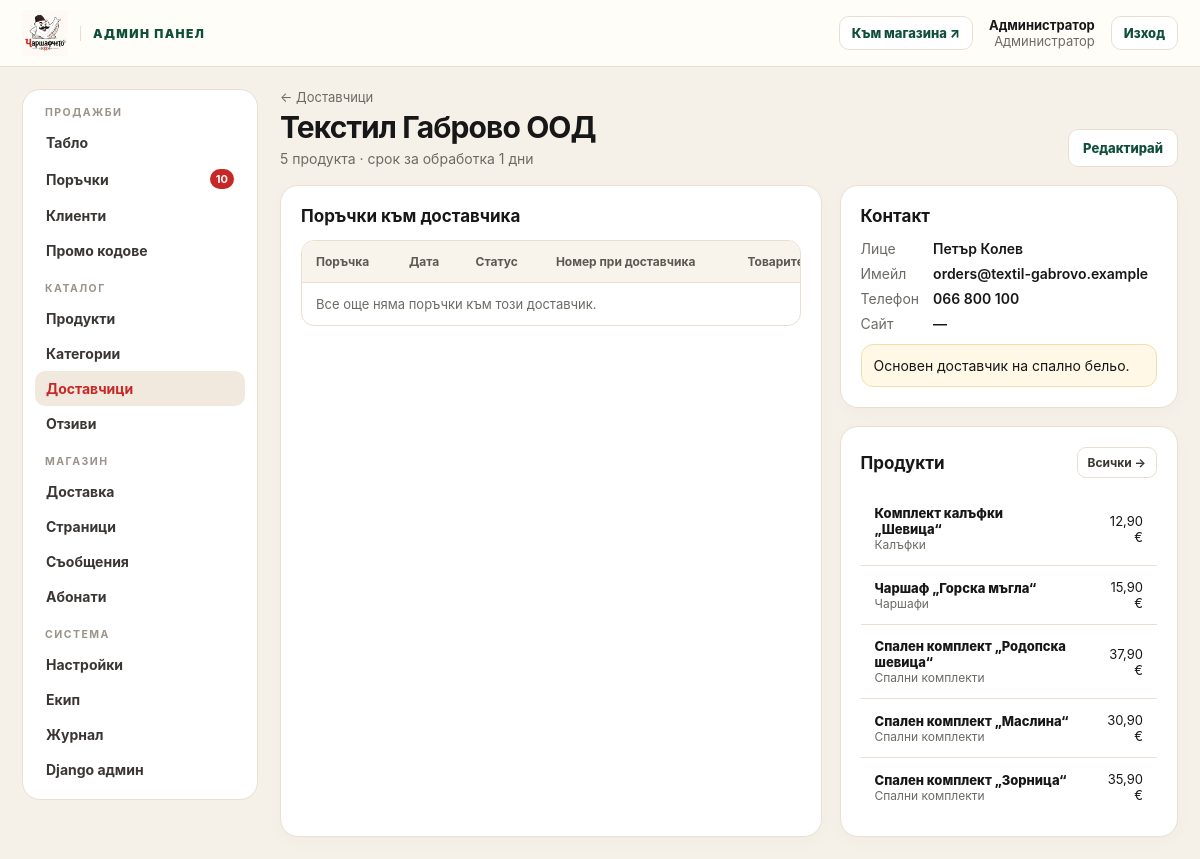
The page /dashboard/suppliers/1/ (signed in) on the database as committed earlier.
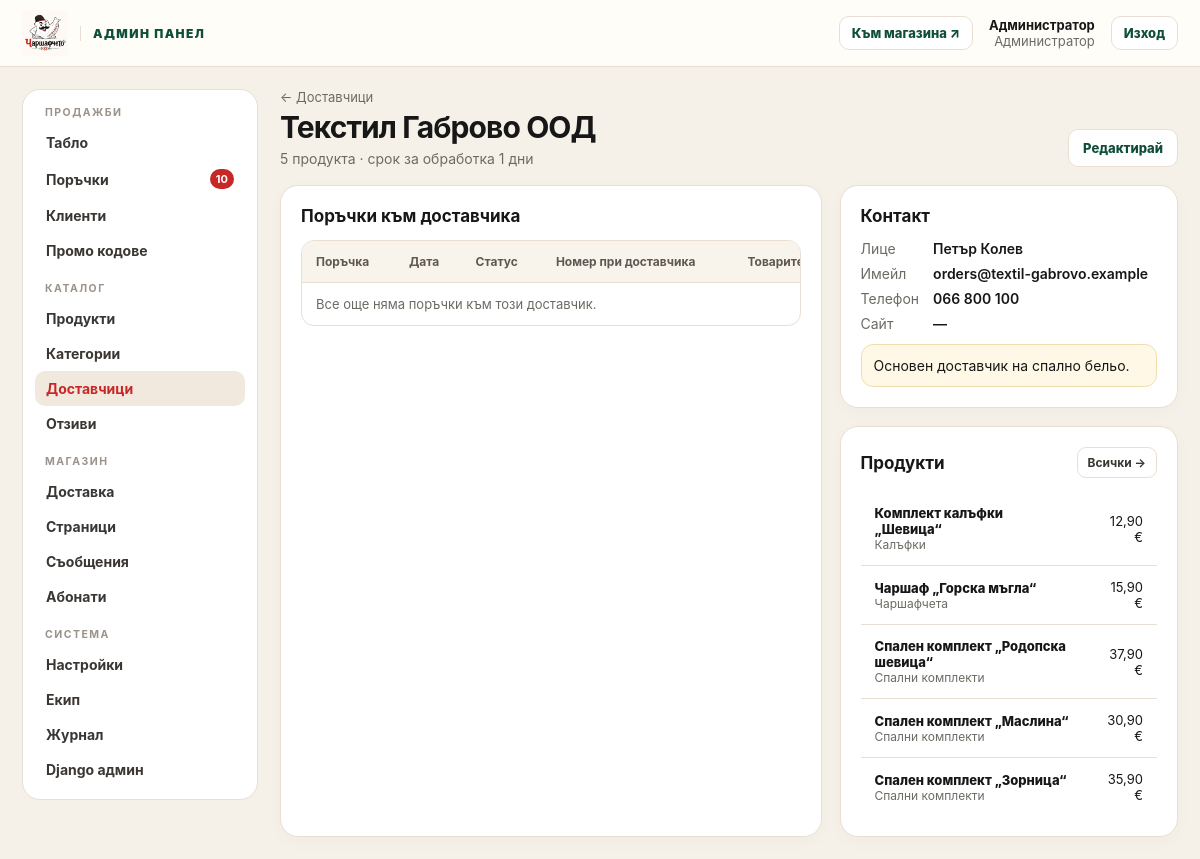
The same page on the database as committed later.
### catalog/models.py (models this page shows, shortened)
class Product(models.Model):
    name = models.CharField("име", max_length=200)
    slug = models.SlugField(unique=True, max_length=220, blank=True)
    sku = models.CharField("артикулен номер", max_length=60, unique=True, blank=True, null=True)
    category = models.ForeignKey(
        Category, on_delete=models.PROTECT, related_name="products", verbose_name="категория"
    )
    supplier = models.ForeignKey(
        Supplier, null=True, blank=True, on_delete=models.SET_NULL, related_name="products", verbose_name="доставчик"
    )
    supplier_url = models.URLField("линк към продукта при доставчика", blank=True)
    short_description = models.CharField("кратко описание", max_length=300, blank=True)
    description = models.TextField("описание", blank=True)
    price = models.DecimalField(
        "цена", max_digits=10, decimal_places=2, validators=[MinValueValidator(Decimal("0.01"))]
    )
    compare_at_price = models.DecimalField(
        "стара цена", max_digits=10, decimal_places=2, null=True, blank=True,
        help_text="Показва се зачеркната, когато продуктът е в промоция.",
    )
    cost_price = models.DecimalField(
        "доставна цена", max_digits=10, decimal_places=2, null=True, blank=True,
        help_text="Цената, която плащате на доставчика. Използва се за изчисляване на печалбата.",
    )
    material = models.CharField("материя", max_length=120, blank=True)
    pieces = models.CharField("комплект", max_length=60, blank=True)
    color = models.CharField("цвят", max_length=80, blank=True)
    care = models.CharField("поддръжка", max_length=200, blank=True, default="Пране на 40°C, без белина")
    badge = models.CharField("етикет", max_length=30, blank=True, help_text="Напр. „Ново“ или „Най-продаван“.")
    track_inventory = models.BooleanField(
        "следи наличност",
        default=True,
        help_text="Изключете, ако наличността се управлява изцяло от доставчика.",
    )
    is_active = models.BooleanField("публикуван", default=True)
    is_featured = models.BooleanField("препоръчан на началната страница", default=False)
    meta_title = models.CharField("SEO заглавие", max_length=160, blank=True)
    meta_description = models.CharField("SEO описание", max_length=300, blank=True)
    rating_avg = models.DecimalField(max_digits=3, decimal_places=2, default=0)
    rating_count = models.PositiveIntegerField(default=0)
    sales_count = models.PositiveIntegerField(default=0)
    search_text = models.TextField(editable=False, blank=True, help_text="Lower-cased text used for search.")
    created_at = models.DateTimeField(auto_now_add=True)
    updated_at = models.DateTimeField(auto_now=True)
    objects = ProductQuerySet.as_manager()
    class Meta:
        ordering = ["-created_at"]
        verbose_name = "продукт"
        verbose_name_plural = "продукти"
        indexes = [models.Index(fields=["is_active", "category"]), models.Index(fields=["-sales_count"])]

class Category(models.Model):
    name = models.CharField("име", max_length=100)
    slug = models.SlugField(unique=True, max_length=120, blank=True)
    parent = models.ForeignKey(
        "self", null=True, blank=True, on_delete=models.SET_NULL, related_name="children", verbose_name="родител"
    )
    tagline = models.CharField("подзаглавие", max_length=160, blank=True)
    description = models.TextField("описание", blank=True)
    image = models.ImageField("изображение", upload_to="categories/", blank=True)
    is_active = models.BooleanField("активна", default=True)
    show_in_menu = models.BooleanField("в главното меню", default=True)
    position = models.PositiveIntegerField("подредба", default=0)
    class Meta:
        ordering = ["position", "name"]
        verbose_name = "категория"
        verbose_name_plural = "категории"

### core/models.py (models this page shows, shortened)
class SiteSettings(models.Model):
    CURRENCY_CHOICES = [("EUR", "EUR (€)"), ("BGN", "BGN (лв.)")]
    store_name = models.CharField("име на магазина", max_length=80, default="Чаршафчето")
    tagline = models.CharField("слоган", max_length=160, default="Повече уют в живота")
    announcement = models.CharField(
        "лента с обява",
        max_length=200,
        blank=True,
        default="🚚 Безплатна доставка за поръчки над 50 € · 14 дни право на връщане",
    )
    currency = models.CharField("валута", max_length=3, choices=CURRENCY_CHOICES, default="EUR")
    show_secondary_currency = models.BooleanField(
        "показвай и цена в лева", default=True, help_text="Двойно обозначаване EUR / BGN по фиксирания курс."
    )
    free_shipping_threshold = models.DecimalField(
        "безплатна доставка над", max_digits=10, decimal_places=2, default=Decimal("50.00")
    )
    vat_rate = models.DecimalField("ДДС %", max_digits=5, decimal_places=2, default=Decimal("20.00"))
    prices_include_vat = models.BooleanField("цените са с ДДС", default=True)
    low_stock_threshold = models.PositiveIntegerField("праг за ниска наличност", default=5)
    contact_email = models.EmailField("имейл за контакт", default="info@charshafcheto.bg")
    orders_email = models.EmailField("имейл за известия за поръчки", default="orders@charshafcheto.bg")
    contact_phone = models.CharField("телефон", max_length=40, default="0888 123 456")
    address = models.CharField("адрес", max_length=200, default="България")
    company_name = models.CharField("фирма", max_length=120, blank=True)
    company_eik = models.CharField("ЕИК", max_length=20, blank=True)
    bank_iban = models.CharField("IBAN за банков превод", max_length=40, blank=True)
    bank_name = models.CharField("банка", max_length=80, blank=True)
    facebook_url = models.URLField(blank=True)
    instagram_url = models.URLField(blank=True)
    meta_description = models.CharField(
        "SEO описание",
        max_length=300,
        default="Спални комплекти, чаршафи, калъфки и завивки с български дух.",
    )
    updated_at = models.DateTimeField(auto_now=True)
    CACHE_KEY = "site_settings"
    class Meta:
        verbose_name = "настройки на магазина"
        verbose_name_plural = "настройки на магазина"
    @classmethod
    def load(cls):
        obj = cache.get(cls.CACHE_KEY)
        if obj is None:
            obj, _ = cls.objects.get_or_create(pk=1)
            cache.set(cls.CACHE_KEY, obj, 300)
        return obj
    @property
    def currency_symbol(self):
        return "€" if self.currency == "EUR" else "лв."

### dashboard/views/crud.py (the view)
# urls.py: path("suppliers/<int:pk>/", crud.supplier_detail, name="supplier_detail"),
@staff_required
def supplier_detail(request, pk):
    supplier = get_object_or_404(Supplier, pk=pk)
    return render(request, "dashboard/suppliers/detail.html", {
        "supplier": supplier,
        "products": supplier.products.select_related("category").prefetch_related("images")[:50],
        "n_products": supplier.products.count(),
        "page": paginate(request, supplier.supplier_orders.select_related("order")),
    })

### core/context_processors.py (called while the page is built)
def store(request):
    if request.path.startswith(("/static/", "/media/")):
        return {}
    wishlist_ids = set()
    if request.user.is_authenticated:
        wishlist_ids = set(WishlistItem.objects.filter(user=request.user).values_list("product_id", flat=True))
    else:
        wishlist_ids = set(request.session.get("wishlist", []))
    return {
        "store": SiteSettings.load(),
        "cart": Cart(request),
        "wishlist_ids": wishlist_ids,
        "menu_categories": Category.objects.filter(is_active=True, show_in_menu=True, parent__isnull=True),
        "footer_pages": Page.objects.filter(show_in_footer=True),
        "card_payments_enabled": bool(settings.STRIPE_SECRET_KEY),
        "SITE_URL": settings.SITE_URL,
    }

### core/templatetags/store_tags.py (called while the page is built)
def _fmt(value):
    return f"{value:,.2f}".replace(",", " ").replace(".", ",")

def _to_decimal(value):
    try:
        return Decimal(value)
    except (InvalidOperation, TypeError, ValueError):
        return Decimal("0")

@register.filter
def money(value):
    store = SiteSettings.load()
    return f"{_fmt(_to_decimal(value))} {store.currency_symbol}"

### dashboard/templates/dashboard/suppliers/detail.html (shortened to what this page needs)
{% extends "dashboard/base.html" %}
{% load store_tags %}
{% block content %}
<div class="d-head">
  <div><div class="crumb"><a href="{% url 'dashboard:suppliers' %}">← Доставчици</a></div><h1>{{ supplier.name }}</h1><p class="d-sub">{{ n_products }} продукта · срок за обработка {{ supplier.processing_days }} дни{% if supplier.auto_forward %} · автоматично препращане{% endif %}</p></div>
  <div class="d-head-actions"><a class="btn btn-secondary btn-small" href="{% url 'dashboard:suppliers_edit' supplier.pk %}">Редактирай</a></div>
</div>
<div class="d-grid two">
  <section class="d-card"><h2>Поръчки към доставчика</h2>
    <div class="table-wrap"><table class="table d-table"><thead><tr><th>Поръчка</th><th>Дата</th><th>Статус</th><th>Номер при доставчика</th><th>Товарителница</th><th class="num">Сума</th></tr></thead><tbody>
      {% for so in page %}<tr><td><a class="d-strong" href="{% url 'dashboard:order_detail' so.order_id %}">{{ so.order.number }}</a></td><td>{{ so.created_at|date:'d.m.Y' }}</td><td><span class="status {{ so.status|status_class }}">{{ so.get_status_display }}</span></td><td>{{ so.supplier_reference|default:"—" }}</td><td>{{ so.tracking_number|default:"—" }}</td><td class="num">{{ so.cost_total|money }}</td></tr>
      {% empty %}<tr><td colspan="6" class="d-empty">Все още няма поръчки към този доставчик.</td></tr>{% endfor %}
    </tbody></table></div>
  </section>
  <div class="d-stack">
    <section class="d-card"><h2>Контакт</h2><dl class="d-kv">
      <dt>Лице</dt><dd>{{ supplier.contact_person|default:"—" }}</dd><dt>Имейл</dt><dd>{% if supplier.email %}<a href="mailto:{{ supplier.email }}">{{ supplier.email }}</a>{% else %}—{% endif %}</dd>
      <dt>Телефон</dt><dd>{{ supplier.phone|default:"—" }}</dd><dt>Сайт</dt><dd>{% if supplier.website %}<a href="{{ supplier.website }}" target="_blank" rel="noopener">{{ supplier.website }}</a>{% else %}—{% endif %}</dd></dl>
      {% if supplier.notes %}<div class="d-note" style="margin-top:12px">{{ supplier.notes }}</div>{% endif %}
    </section>
    <section class="d-card"><h2>Продукти <a class="d-btn" href="{% url 'dashboard:products' %}?supplier={{ supplier.pk }}">Всички →</a></h2>
      <table class="table" style="min-width:0"><tbody>{% for p in products|slice:":10" %}<tr><td><a class="d-strong" href="{% url 'dashboard:product_edit' p.pk %}">{{ p.name }}</a><div class="d-muted">{{ p.category.name }}</div></td><td class="num" style="text-align:right">{{ p.price|money }}</td></tr>{% empty %}<tr><td class="d-empty">Няма продукти.</td></tr>{% endfor %}</tbody></table>
    </section>
  </div>
</div>
{% endblock %}

Rows that differ between the two databases and show on the page:
changed through a linked row, Product "Чаршаф „Горска мъгла“": category.name "Чаршафи" → "Чаршафчета"
